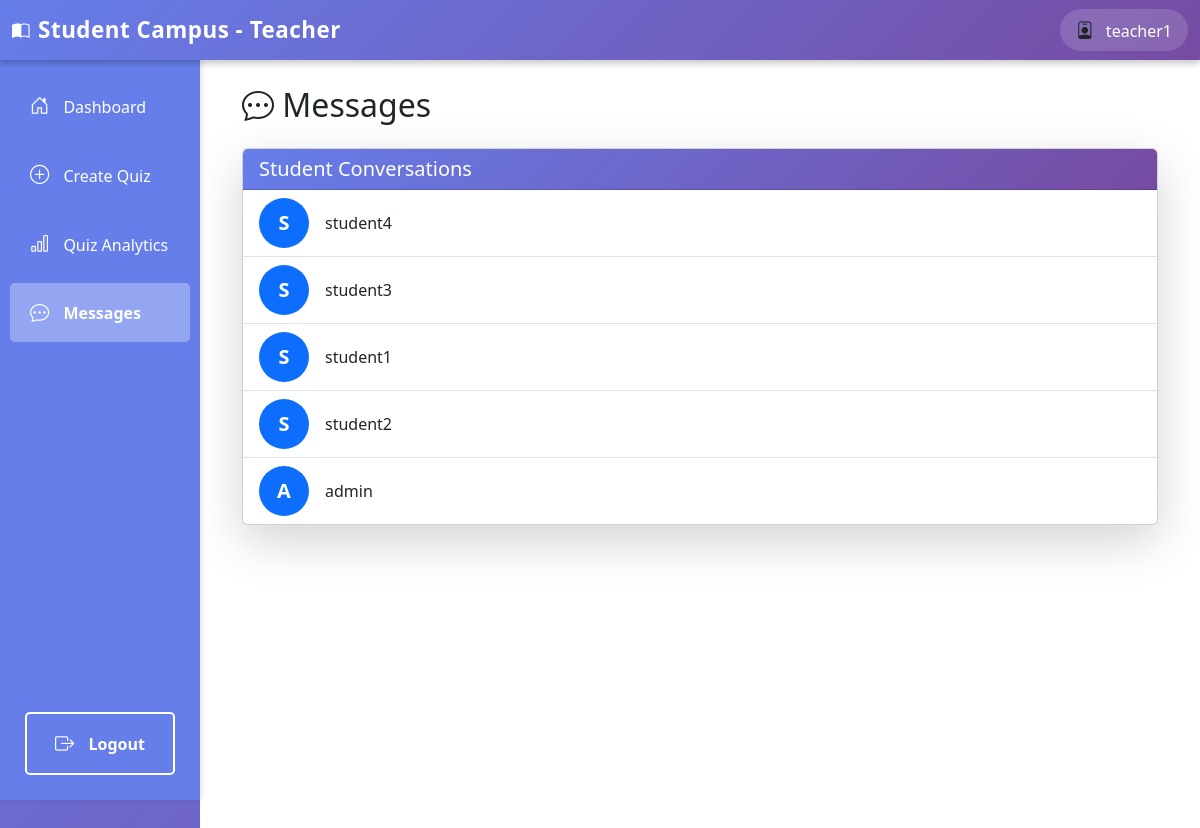
Screenshot of /teacher/chat/ (signed in) with the database file from the repository.
### authentication/models.py (models this page shows, shortened)
class User(AbstractUser):
    ROLE_CHOICES = (
        ('student', 'Student'),
        ('teacher', 'Teacher'),
    )
    role = models.CharField(max_length=10, choices=ROLE_CHOICES, default='student')
    def is_teacher(self):
        return self.role == 'teacher'

### teachers/views.py (the view)
# urls.py: path('chat/', views.teacher_chat, name='teacher_chat'),
@login_required
def teacher_chat(request):
    if not request.user.is_teacher():
        return HttpResponseForbidden("You don't have permission to access this page.")
    students = User.objects.filter(role='student').order_by('username')
    conversations = []
    for student in students:
        last_message = ChatMessage.objects.filter(
            Q(sender=request.user, receiver=student) | Q(sender=student, receiver=request.user)
        ).order_by('-created_at').first()
        unread_count = ChatMessage.objects.filter(
            sender=student, receiver=request.user, is_read=False
        ).count()
        conversations.append({
            'user': student,
            'last_message': last_message,
            'unread_count': unread_count
        })
    conversations.sort(key=lambda x: x['last_message'].created_at if x['last_message'] else x['user'].date_joined, reverse=True)
    return render(request, 'teachers/chat.html', {
        'conversations': conversations
    })

### templates/teachers/chat.html (shortened to what this page needs)
{% extends 'teachers/base_teacher.html' %}
{% block teacher_content %}
<div class="container">
    <h2 class="mb-4"><i class="bi bi-chat-dots"></i> Messages</h2>
    {% if conversations %}
        <div class="row">
            <div class="col-12">
                <div class="card shadow-lg">
                    <div class="card-header" style="background: linear-gradient(135deg, #667eea 0%, #764ba2 100%); color: white;">
                        <h5 class="mb-0">Student Conversations</h5>
                    </div>
                    <div class="list-group list-group-flush">
                        {% for conv in conversations %}
                            <a href="{% url 'teacher_chat_with' conv.user.id %}" class="list-group-item list-group-item-action">
                                <div class="d-flex justify-content-between align-items-center">
                                    <div class="flex-grow-1">
                                        <div class="d-flex align-items-center">
                                            <div class="rounded-circle bg-primary text-white d-flex align-items-center justify-content-center"
                                                 style="width: 50px; height: 50px; font-size: 20px; font-weight: bold;">
                                                {{ conv.user.username|slice:":1"|upper }}
                                            </div>
                                            <div class="ms-3">
                                                <h6 class="mb-0">{{ conv.user.username }}</h6>
                                            </div>
                                        </div>
                                    </div>
                                </div>
                            </a>
                        {% endfor %}
                    </div>
                </div>
            </div>
        </div>
    {% else %}
        <div class="text-muted text-center p-3">
            <i class="bi bi-info-circle"></i> No students available to chat with yet.
        </div>
    {% endif %}
</div>
{% endblock %}

### templates/teachers/base_teacher.html (shortened to what this page needs)
<!DOCTYPE html>
<html lang="en">
<head>
    <link href="https://cdn.jsdelivr.net/npm/bootstrap@5.3.0/dist/css/bootstrap.min.css" rel="stylesheet">
    <link href="https://cdn.jsdelivr.net/npm/bootstrap-icons@1.10.0/font/bootstrap-icons.css" rel="stylesheet">
</head>
<body>
    <div class="position-fixed top-0 end-0 p-3" style="z-index: 11000;">
    </div>
    <nav class="navbar navbar-expand-lg navbar-light bg-light">
        <div class="container-fluid">
            <a class="navbar-brand fw-bold" href="{% url 'teacher_dashboard' %}">
                <i class="bi bi-book-half me-2"></i>Student Campus - Teacher
            </a>
            <div class="ms-auto d-flex align-items-center gap-3">
                <div class="user-info">
                    <i class="bi bi-person-badge me-2"></i>
                    <span>{{ user.username }}</span>
                </div>
            </div>
        </div>
    </nav>
    <div class="container-fluid">
        <div class="row">
            <div class="col-md-2 p-0">
                <div class="sidebar">
                    <nav class="nav flex-column">
                        <a class="nav-link {% if request.resolver_match.url_name == 'teacher_dashboard' %}active{% endif %}" href="{% url 'teacher_dashboard' %}">
                            <i class="bi bi-house-door"></i> Dashboard
                        </a>
                        <a class="nav-link {% if request.resolver_match.url_name == 'create_quiz' or request.resolver_match.url_name == 'generate_quiz' %}active{% endif %}" href="{% url 'create_quiz' %}">
                            <i class="bi bi-plus-circle"></i> Create Quiz
                        </a>
                        <a class="nav-link {% if request.resolver_match.url_name == 'quiz_analytics' %}active{% endif %}" href="{% url 'quiz_analytics' %}">
                            <i class="bi bi-bar-chart"></i> Quiz Analytics
                        </a>
                        <a class="nav-link {% if request.resolver_match.url_name == 'teacher_chat' or request.resolver_match.url_name == 'teacher_chat_with' %}active{% endif %}" href="{% url 'teacher_chat' %}">
                            <i class="bi bi-chat-dots"></i> Messages
                        </a>
                        <a class="nav-link logout-btn" href="{% url 'logout' %}">
                            <i class="bi bi-box-arrow-right"></i> Logout
                        </a>
                    </nav>
                </div>
            </div>
            <div class="col-md-10 p-0">
                <div class="main-content">
                    {% block teacher_content %}
                    {% endblock %}
                </div>
            </div>
        </div>
    </div>
</body>
</html>

### templates/teachers/base_teacher.html (style rules this page uses)
body { background: linear-gradient(135deg, #667eea 0%, #764ba2 100%); min-height: 100vh; padding-top: 56px; }
.navbar { position: fixed; top: 0; left: 0; right: 0; z-index: 1000; background: linear-gradient(135deg, #667eea 0%, #764ba2 100%) !important; box-shadow: 0 4px 6px rgba(0,0,0,0.2); border: none; }
.navbar-brand { color: white !important; font-weight: 700; font-size: 1.4rem; letter-spacing: 0.5px; }
.navbar span { color: white; font-weight: 500; }
.user-info { background: rgba(255, 255, 255, 0.15); padding: 8px 16px; border-radius: 25px; backdrop-filter: blur(10px); }
.navbar .bi { font-size: 1.1rem; }
.sidebar { height: calc(100vh - 56px); background-color: #667eea; box-shadow: 2px 0 5px rgba(0,0,0,0.1); position: sticky; top: 56px; display: flex; flex-direction: column; }
.sidebar .nav { display: flex; flex-direction: column; flex: 1; padding-top: 1rem; }
.sidebar .nav-link { color: #fff; padding: 15px 20px; border-radius: 5px; margin: 5px 10px; transition: all 0.3s; }
.sidebar .nav-link.active { background-color: rgba(255,255,255,0.3); font-weight: bold; }
.sidebar .nav-link i { margin-right: 10px; font-size: 1.2rem; }
.logout-btn { position: absolute; bottom: 20px; left: 15px; right: 15px; background-color: transparent; color: white; border: 2px solid white; font-weight: 600; transition: all 0.3s; text-align: center; padding: 10px; border-radius: 5px; text-decoration: none; display: block; }
.main-content { background-color: #fff; min-height: 100vh; padding: 30px; }

### rows the page displays
User: username "teacher1"
User: user.username "S", user.username "student4"
User: user.username "S", user.username "student3"
User: user.username "S", user.username "student1"
User: user.username "S", user.username "student2"
User: user.username "A", user.username "admin"
